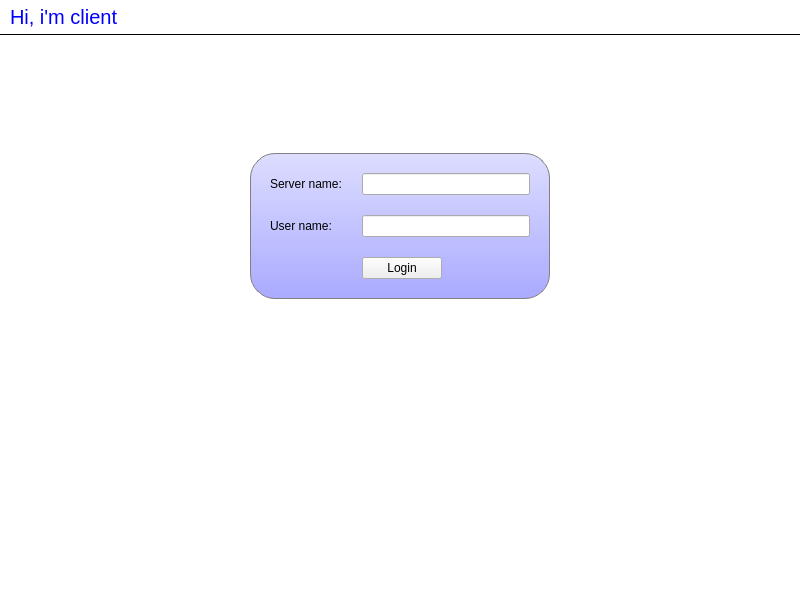
<?xml version="1.0" encoding="UTF-8"?>
<ui version="4.0">
 <class>MainWindow</class>
 <widget class="QMainWindow" name="MainWindow">
  <property name="geometry">
   <rect>
    <x>0</x>
    <y>0</y>
    <width>800</width>
    <height>600</height>
   </rect>
  </property>
  <property name="windowTitle">
   <string>MainWindow</string>
  </property>
  <property name="styleSheet">
   <string notr="true">#titleLabel {
background: white;
color: blue;
font-size: 20px;
border: none;
border-bottom:  1px solid black;
padding: 5px;
}

#mainFrame {
border: none;
background: white;
}

#loginFrame {
background: qlineargradient(x1: 0, y1: 0, x2: 0, y2: 1, stop: 0 #ddf, stop: 1 #aaf);
border: 1px solid gray;
padding: 10px;
border-radius: 25px;
}</string>
  </property>
  <widget class="QWidget" name="centralwidget">
   <layout class="QVBoxLayout" name="verticalLayout">
    <property name="spacing">
     <number>0</number>
    </property>
    <property name="leftMargin">
     <number>0</number>
    </property>
    <property name="topMargin">
     <number>0</number>
    </property>
    <property name="rightMargin">
     <number>0</number>
    </property>
    <property name="bottomMargin">
     <number>0</number>
    </property>
    <item>
     <widget class="QLabel" name="titleLabel">
      <property name="sizePolicy">
       <sizepolicy hsizetype="Preferred" vsizetype="Fixed">
        <horstretch>0</horstretch>
        <verstretch>0</verstretch>
       </sizepolicy>
      </property>
      <property name="text">
       <string>Hi, i'm client</string>
      </property>
     </widget>
    </item>
    <item>
     <widget class="QFrame" name="mainFrame">
      <property name="frameShape">
       <enum>QFrame::StyledPanel</enum>
      </property>
      <layout class="QVBoxLayout" name="verticalLayout_2">
       <item>
        <widget class="QStackedWidget" name="stackedWidget">
         <property name="currentIndex">
          <number>1</number>
         </property>
         <widget class="QWidget" name="chatPage">
          <layout class="QGridLayout" name="gridLayout">
           <item row="0" column="0">
            <widget class="QTextEdit" name="roomTextEdit">
             <property name="readOnly">
              <bool>true</bool>
             </property>
            </widget>
           </item>
           <item row="0" column="1" colspan="2">
            <widget class="QListWidget" name="userListWidget"/>
           </item>
           <item row="1" column="0" colspan="2">
            <widget class="QLineEdit" name="sayLineEdit"/>
           </item>
           <item row="1" column="2">
            <widget class="QPushButton" name="sayButton">
             <property name="sizePolicy">
              <sizepolicy hsizetype="Fixed" vsizetype="Fixed">
               <horstretch>0</horstretch>
               <verstretch>0</verstretch>
              </sizepolicy>
             </property>
             <property name="maximumSize">
              <size>
               <width>50</width>
               <height>16777215</height>
              </size>
             </property>
             <property name="text">
              <string>Say</string>
             </property>
            </widget>
           </item>
          </layout>
         </widget>
         <widget class="QWidget" name="loginPage">
          <layout class="QGridLayout" name="gridLayout_3">
           <item row="0" column="1">
            <spacer name="verticalSpacer">
             <property name="orientation">
              <enum>Qt::Vertical</enum>
             </property>
             <property name="sizeType">
              <enum>QSizePolicy::Fixed</enum>
             </property>
             <property name="sizeHint" stdset="0">
              <size>
               <width>20</width>
               <height>100</height>
              </size>
             </property>
            </spacer>
           </item>
           <item row="1" column="0">
            <spacer name="horizontalSpacer">
             <property name="orientation">
              <enum>Qt::Horizontal</enum>
             </property>
             <property name="sizeHint" stdset="0">
              <size>
               <width>223</width>
               <height>20</height>
              </size>
             </property>
            </spacer>
           </item>
           <item row="1" column="1">
            <widget class="QFrame" name="loginFrame">
             <property name="sizePolicy">
              <sizepolicy hsizetype="Fixed" vsizetype="Fixed">
               <horstretch>0</horstretch>
               <verstretch>0</verstretch>
              </sizepolicy>
             </property>
             <property name="minimumSize">
              <size>
               <width>300</width>
               <height>0</height>
              </size>
             </property>
             <property name="frameShape">
              <enum>QFrame::StyledPanel</enum>
             </property>
             <layout class="QGridLayout" name="gridLayout_2">
              <property name="spacing">
               <number>20</number>
              </property>
              <item row="0" column="0">
               <widget class="QLabel" name="label">
                <property name="text">
                 <string>Server name:</string>
                </property>
               </widget>
              </item>
              <item row="0" column="1">
               <widget class="QLineEdit" name="serverLineEdit"/>
              </item>
              <item row="1" column="0">
               <widget class="QLabel" name="label_2">
                <property name="text">
                 <string>User name:</string>
                </property>
               </widget>
              </item>
              <item row="1" column="1">
               <widget class="QLineEdit" name="userLineEdit"/>
              </item>
              <item row="2" column="1">
               <widget class="QPushButton" name="loginButton">
                <property name="sizePolicy">
                 <sizepolicy hsizetype="Fixed" vsizetype="Fixed">
                  <horstretch>0</horstretch>
                  <verstretch>0</verstretch>
                 </sizepolicy>
                </property>
                <property name="text">
                 <string>Login</string>
                </property>
               </widget>
              </item>
             </layout>
            </widget>
           </item>
           <item row="1" column="2">
            <spacer name="horizontalSpacer_2">
             <property name="orientation">
              <enum>Qt::Horizontal</enum>
             </property>
             <property name="sizeHint" stdset="0">
              <size>
               <width>223</width>
               <height>20</height>
              </size>
             </property>
            </spacer>
           </item>
           <item row="2" column="1">
            <spacer name="verticalSpacer_2">
             <property name="orientation">
              <enum>Qt::Vertical</enum>
             </property>
             <property name="sizeHint" stdset="0">
              <size>
               <width>20</width>
               <height>267</height>
              </size>
             </property>
            </spacer>
           </item>
          </layout>
         </widget>
        </widget>
       </item>
      </layout>
     </widget>
    </item>
   </layout>
  </widget>
 </widget>
 <tabstops>
  <tabstop>serverLineEdit</tabstop>
  <tabstop>userLineEdit</tabstop>
  <tabstop>loginButton</tabstop>
  <tabstop>roomTextEdit</tabstop>
  <tabstop>userListWidget</tabstop>
  <tabstop>sayLineEdit</tabstop>
  <tabstop>sayButton</tabstop>
 </tabstops>
 <resources/>
 <connections>
  <connection>
   <sender>sayLineEdit</sender>
   <signal>returnPressed()</signal>
   <receiver>sayButton</receiver>
   <slot>animateClick()</slot>
   <hints>
    <hint type="sourcelabel">
     <x>331</x>
     <y>564</y>
    </hint>
    <hint type="destinationlabel">
     <x>768</x>
     <y>570</y>
    </hint>
   </hints>
  </connection>
  <connection>
   <sender>serverLineEdit</sender>
   <signal>returnPressed()</signal>
   <receiver>userLineEdit</receiver>
   <slot>setFocus()</slot>
   <hints>
    <hint type="sourcelabel">
     <x>391</x>
     <y>188</y>
    </hint>
    <hint type="destinationlabel">
     <x>470</x>
     <y>238</y>
    </hint>
   </hints>
  </connection>
  <connection>
   <sender>userLineEdit</sender>
   <signal>returnPressed()</signal>
   <receiver>loginButton</receiver>
   <slot>animateClick()</slot>
   <hints>
    <hint type="sourcelabel">
     <x>417</x>
     <y>239</y>
    </hint>
    <hint type="destinationlabel">
     <x>389</x>
     <y>275</y>
    </hint>
   </hints>
  </connection>
 </connections>
</ui>
